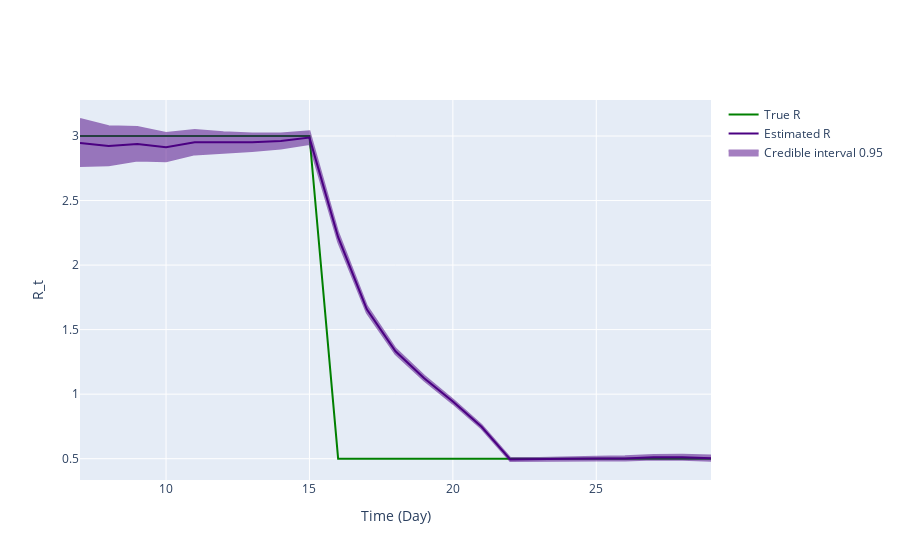

The cell this chart's notebook holds for it:
### Code cell
fig = ReproductionNumberPlot()

fig.add_ground_truth_rt(ground_truth)
fig.add_interval_rt(interval)

fig.update_labels(time_label='Time (Day)', r_label='R_t')

fig.show_figure()

### Figure 1 — Plotly figure (JSON) as saved in the notebook; plotly's stock layout.template omitted (floating-point values rounded to 4 significant figures)
{"data": [{"line": {"color": "green"}, "mode": "lines", "name": "True R", "type": "scatter", "x": [7, 8, 9, 10, 11, 12, 13, 14, 15, 16, 17, 18, 19, 20, 21, 22, 23, 24, 25, 26, 27, 28, 29], "y": [3, 3, 3, 3, 3, 3, 3, 3, 3, 0.5, 0.5, 0.5, 0.5, 0.5, 0.5, 0.5, 0.5, 0.5, 0.5, 0.5, 0.5, 0.5, 0.5]}, {"line": {"color": "indigo"}, "mode": "lines", "name": "Estimated R", "type": "scatter", "x": [7, 8, 9, 10, 11, 12, 13, 14, 15, 16, 17, 18, 19, 20, 21, 22, 23, 24, 25, 26, 27, 28, 29], "y": [2.947, 2.923, 2.938, 2.913, 2.951, 2.949, 2.951, 2.961, 2.988, 2.216, 1.657, 1.332, 1.123, 0.9429, 0.7474, 0.4943, 0.4941, 0.4993, 0.501, 0.5024, 0.511, 0.5114, 0.5041]}, {"fill": "toself", "fillcolor": "indigo", "line": {"color": "indigo"}, "mode": "lines", "name": "Credible interval 0.95", "opacity": 0.5, "type": "scatter", "x": [7, 8, 9, 10, 11, 12, 13, 14, 15, 16, 17, 18, 19, 20, 21, 22, 23, 24, 25, 26, 27, 28, 29, 29, 28, 27, 26, 25, 24, 23, 22, 21, 20, 19, 18, 17, 16, 15, 14, 13, 12, 11, 10, 9, 8, 7], "y": [3.132, 3.077, 3.069, 3.024, 3.046, 3.03, 3.02, 3.02, 3.037, 2.253, 1.684, 1.353, 1.142, 0.9592, 0.7616, 0.506, 0.5063, 0.5125, 0.5157, 0.5185, 0.5288, 0.5309, 0.5253, 0.4834, 0.4923, 0.4935, 0.4865, 0.4866, 0.4862, 0.4821, 0.4827, 0.7332, 0.9268, 1.105, 1.31, 1.63, 2.18, 2.938, 2.903, 2.883, 2.869, 2.858, 2.804, 2.81, 2.773, 2.767]}], "layout": {"hovermode": "x unified", "xaxis": {"title": {"text": "Time (Day)"}}, "yaxis": {"title": {"text": "R_t"}}}}
